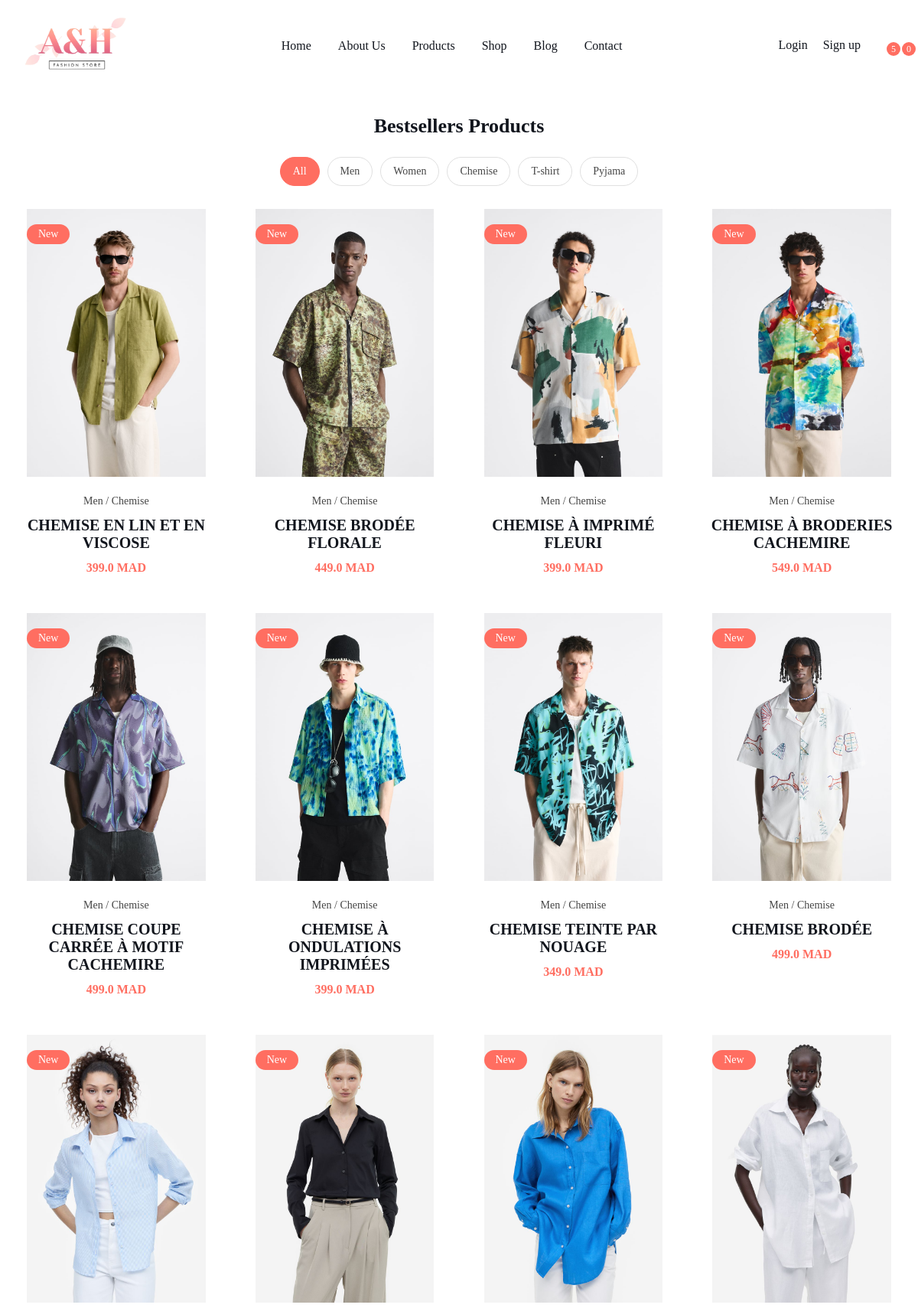
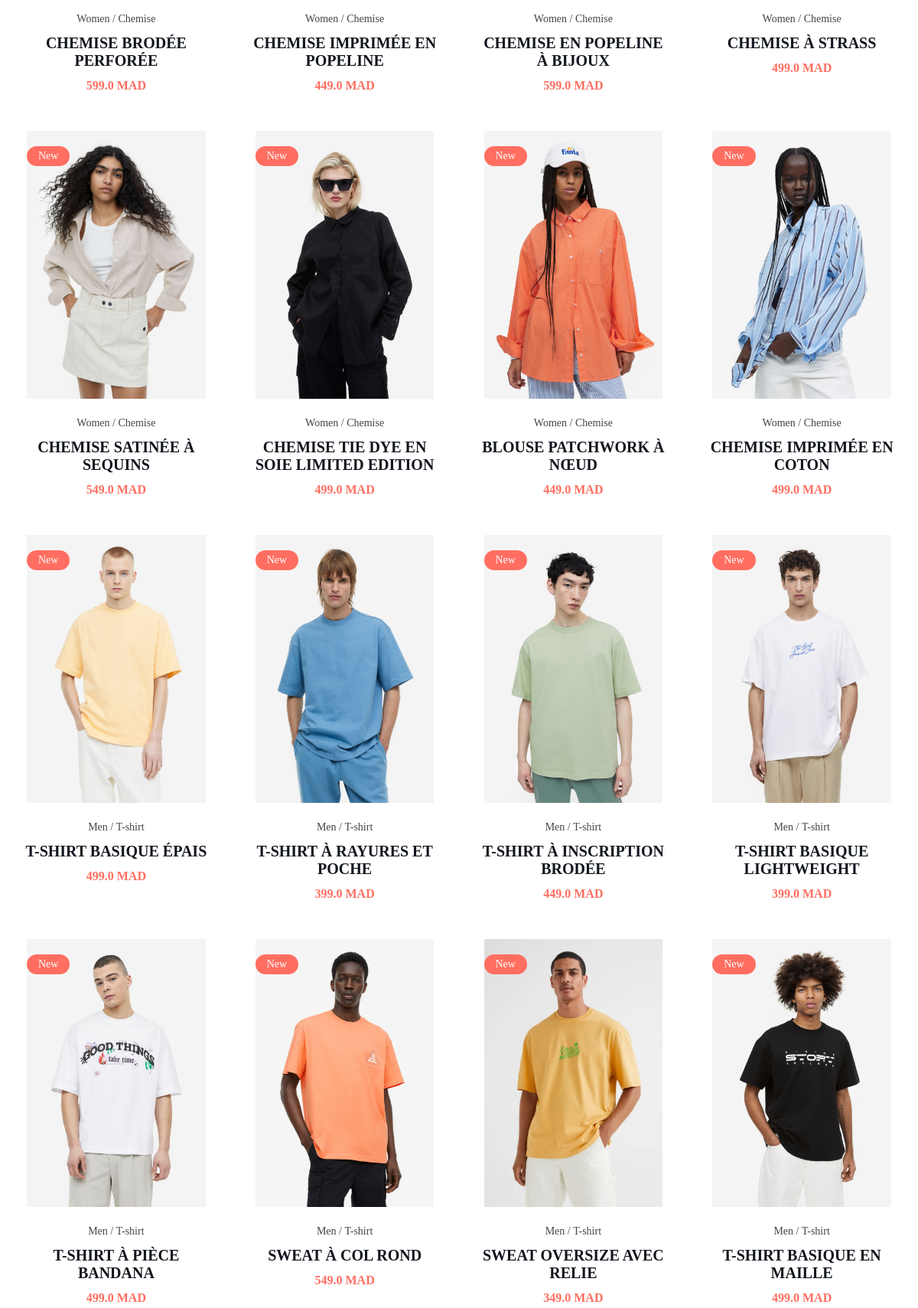
The page /products_page (upper part) on the database its author committed (2 pictures, top to bottom).
### myapp/models.py (models this page shows, shortened)
class Product(models.Model):
    choicesGender = [
        ("Men", "Men"),
        ("Women", "Women"),
        ("Men & Women", "Men & Women"),  # value , adminValue
    ]
    choicesType = [
        ("Chemise", "Chemise"),
        ("T-shirt", "T-shirt"),
        ("T-Pantalons", "T-Pantalons"),
        ("T-Manteaux ", "T-Manteaux "),
        ("pyjama", "pyjama"),
    ]
    name = models.CharField(max_length=200)
    price = models.FloatField()
    digital = models.BooleanField(default=False, null=True, blank=True)
    gender = models.CharField(
        max_length=50, null=True, blank=True, choices=choicesGender
    )
    type = models.CharField(max_length=50, null=True, blank=True, choices=choicesType)
    image = models.ImageField(null=True, blank=True)

### myapp/views.py (the view)
# urls.py: path("products_page", views.products_page, name="products_page"),
def products_page(request):
    if request.user.is_authenticated:
        customer = request.user.customer
        order, created = Order.objects.get_or_create(customer=customer, complete=False)
        items = order.orderitem_set.all()
        cartItems = order.get_cart_items
    else:
        items = []
        order = {"get_cart_total": 0, "get_cart_items": 0}
        cartItems = order["get_cart_items"]
    products = Product.objects.all()
    context = {"products": products, "cartItems": cartItems}
    return render(request, "pages/products_page.html", context)

### templates/pages/products_page.html (shortened to what this page needs)
{% extends 'base.html' %} {% block content %} {% load static %}
<link rel="stylesheet" href="{% static 'css/products.css' %}" />
<section class="section product">
  <div class="container">
    <h2 class="h2 section-title">Bestsellers Products</h2>
    <ul class="filter-list">
      <li>
        <a href="{% url 'products_page' %}"
          ><button class="filter-btn active">All</button></a
        >
      </li>
      <li>
        <a href="{% url 'Men_products' %}"
          ><button class="filter-btn">Men</button></a
        >
      </li>
      <li>
        <a href="{% url 'Women_products' %}"
          ><button class="filter-btn">Women</button></a
        >
      </li>
      <li>
        <a href="{% url 'Chemise_products' %}"
          ><button class="filter-btn">Chemise</button></a
        >
      </li>
      <li>
        <a href="{% url 'Tshirt_products' %}"
          ><button class="filter-btn">T-shirt</button></a
        >
      </li>
      <li>
        <a href="{% url 'Pyjama_products' %}"
          ><button class="filter-btn">Pyjama</button></a
        >
      </li>
    </ul>
    <ul class="product-list">
      {% for product in products %}
      <li class="product-item">
        <div class="product-card" tabindex="0">
          <figure class="card-banner" style="background-color: white">
            <a href="{% url 'product_page' product.id %}">
              <img
                src="{{product.image.url}}"
                width="312"
                height="350"
                loading="lazy"
                class="image-contain"
              />
            </a>
            <div class="card-badge">New</div>
          </figure>
          <div class="card-content">
            <div class="card-cat">
              <a href="#" class="card-cat-link">{{product.gender}}</a> /
              <a href="#" class="card-cat-link">{{product.type}}</a>
            </div>
            <h3 class="h3 card-title">
              <a href="#">{{product.name}}</a>
            </h3>
            <data class="card-price" value="180.85">{{product.price}} MAD</data>
          </div>
        </div>
      </li>
      {% endfor %}
    </ul>
  </div>
</section>
{% endblock content %}

### PFA/static/css/navbar.css (style rules this page uses)
li { list-style: none; }
a { text-decoration: none; }
button, input { font: inherit; background: none; border: none; }
button { cursor: pointer; }
.container { padding-inline: 15px; }
.section { padding-block: var(--section-padding); }
.h1, .h2, .h3, .h4 { color: var(--rich-black-fogra-29); }
.h2 { font-size: var(--fs-2); }
.h3 { font-size: var(--fs-4); }
.card-banner { background: var(--cultured); position: relative; height: 350px; overflow: hidden; }
.image-contain { width: 100%; height: 100%; object-fit: contain; object-position: center; transition: var(--transition-2); }
.card-badge { position: absolute; top: 20px; left: 20px; background: var(--bittersweet); color: var(--white); padding: 5px 15px; font-family: var(--ff-roboto); font-size: var(--fs-7); border-radius: 25px; }
.card-content { padding: 24px 15px 0; text-align: center; }
.card-cat { font-family: var(--ff-roboto); color: var(--onyx); font-size: var(--fs-7); margin-bottom: 12px; }
.card-cat-link { display: inline-block; color: inherit; transition: var(--transition-1); }
.product-card .card-title { margin-bottom: 12px; }
.product-card .card-title > a { color: inherit; transition: var(--transition-1); }
.card-price { color: var(--bittersweet); font-family: var(--ff-roboto); font-weight: var(--fw-600); }

### PFA/static/css/products.css (style rules this page uses)
.product .section-title { text-align: center; margin-bottom: 25px; }
.filter-list { display: flex; flex-wrap: wrap; justify-content: center; align-items: center; gap: 10px; margin-bottom: 30px; }
.filter-btn { color: var(--onyx); padding: 10px 16px; font-family: var(--ff-roboto); font-size: var(--fs-7); font-weight: var(--fw-500); border: 1px solid var(--gainsboro); border-radius: 30px; }
.filter-btn.active { background: var(--bittersweet); color: var(--white); border-color: var(--bittersweet); }
.product-list { display: grid; gap: 50px 25px; }
@media (min-width: 575px) { .product-list { grid-template-columns: 1fr 1fr; } }
@media (min-width: 992px) { .product-list { grid-template-columns: repeat(3, 1fr); } }
@media (min-width: 1200px) { .product-list { grid-template-columns: repeat(4, 1fr); } }

### rows shown on the page
Product: image (picture), gender "Men", type "Chemise", name "CHEMISE EN LIN ET EN VISCOSE", price "399.0"
Product: image (picture), gender "Men", type "Chemise", name "CHEMISE BRODÉE FLORALE", price "449.0"
Product: image (picture), gender "Men", type "Chemise", name "CHEMISE À IMPRIMÉ FLEURI", price "399.0"
Product: image (picture), gender "Men", type "Chemise", name "CHEMISE À BRODERIES CACHEMIRE", price "549.0"
Product: image (picture), gender "Men", type "Chemise", name "CHEMISE COUPE CARRÉE À MOTIF CACHEMIRE", price "499.0"
Product: image (picture), gender "Men", type "Chemise", name "CHEMISE À ONDULATIONS IMPRIMÉES", price "399.0"
Product: image (picture), gender "Men", type "Chemise", name "CHEMISE TEINTE PAR NOUAGE", price "349.0"
Product: image (picture), gender "Men", type "Chemise", name "CHEMISE BRODÉE", price "499.0"
Product: image (picture), gender "Women", type "Chemise", name "CHEMISE BRODÉE PERFORÉE", price "599.0"
Product: image (picture), gender "Women", type "Chemise", name "CHEMISE IMPRIMÉE EN POPELINE", price "449.0"
Product: image (picture), gender "Women", type "Chemise", name "CHEMISE EN POPELINE À BIJOUX", price "599.0"
Product: image (picture), gender "Women", type "Chemise", name "CHEMISE À STRASS", price "499.0"
Product: image (picture), gender "Women", type "Chemise", name "CHEMISE SATINÉE À SEQUINS", price "549.0"
Product: image (picture), gender "Women", type "Chemise", name "CHEMISE TIE DYE EN SOIE LIMITED EDITION", price "499.0"
Product: image (picture), gender "Women", type "Chemise", name "BLOUSE PATCHWORK À NŒUD", price "449.0"
Product: image (picture), gender "Women", type "Chemise", name "CHEMISE IMPRIMÉE EN COTON", price "499.0"
Product: image (picture), gender "Men", type "T-shirt", name "T-SHIRT BASIQUE ÉPAIS", price "499.0"
Product: image (picture), gender "Men", type "T-shirt", name "T-SHIRT À RAYURES ET POCHE", price "399.0"
Product: image (picture), gender "Men", type "T-shirt", name "T-SHIRT À INSCRIPTION BRODÉE", price "449.0"
Product: image (picture), gender "Men", type "T-shirt", name "T-SHIRT BASIQUE LIGHTWEIGHT", price "399.0"
Product: image (picture), gender "Men", type "T-shirt", name "T-SHIRT À PIÈCE BANDANA", price "499.0"
Product: image (picture), gender "Men", type "T-shirt", name "SWEAT À COL ROND", price "549.0"
Product: image (picture), gender "Men", type "T-shirt", name "SWEAT OVERSIZE AVEC RELIE", price "349.0"
Product: image (picture), gender "Men", type "T-shirt", name "T-SHIRT BASIQUE EN MAILLE", price "499.0"

### other values the page prints
{{ cartItems }} "0"
